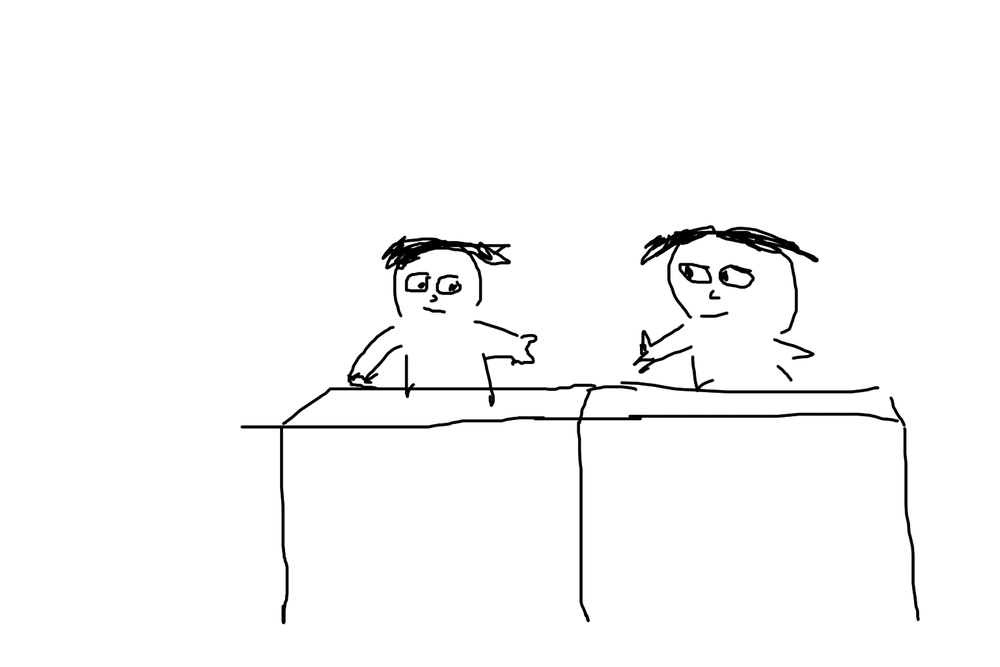
#> input picture anim2/left_and_right_silent.png, 1000 x 667 px, shrunk from 1536 x 1024 before the run; the run also reads 1 picture not shown here
$ jupyter execute --allow-errors quick_animation.ipynb
#> lines starting #> are read from the running program, lines starting #| are printed output that depends on the picture
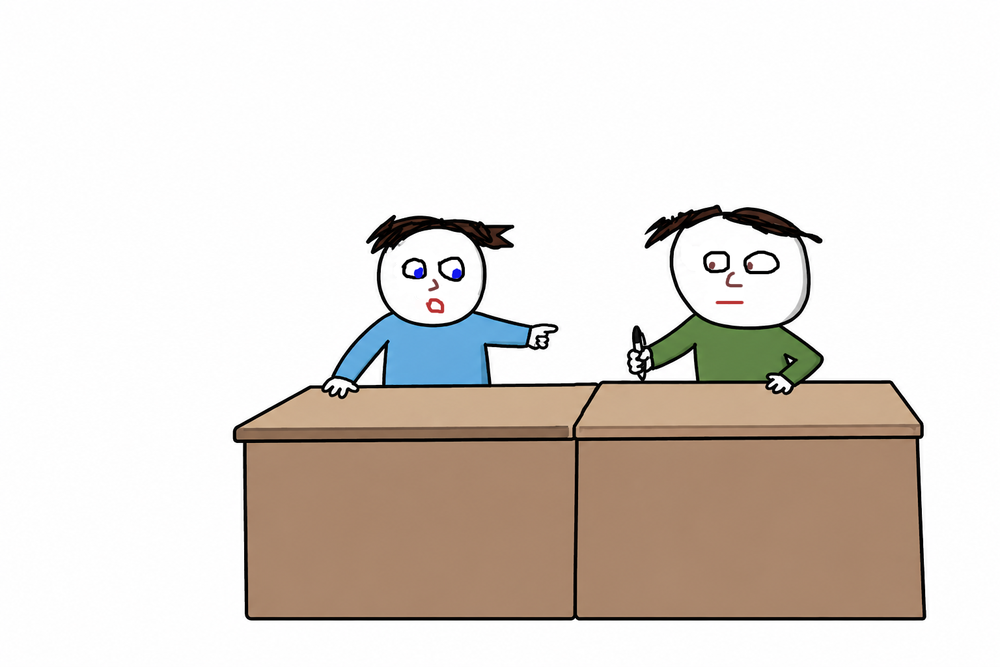
#> input picture anim2/left_speaking.png, 1000 x 667 px, shrunk from 1536 x 1024 before the run
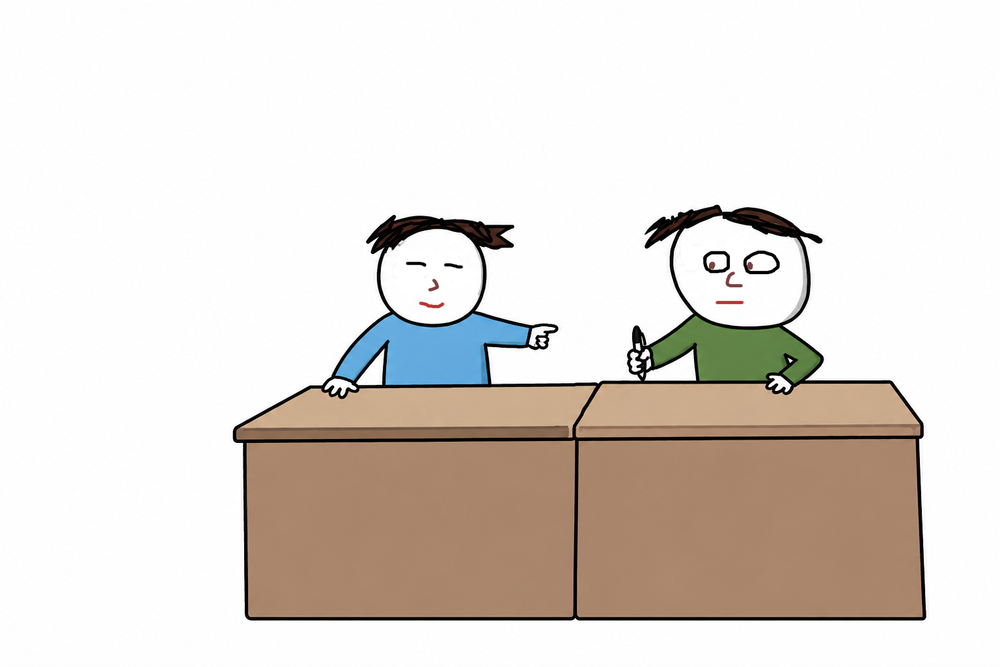
#> input picture anim2/left_blinks.png, 1000 x 667 px, shrunk from 1536 x 1024 before the run
[cell 1]
from pathlib import Path
from PIL import Image
import subprocess
import random
import shutil
import json
import re

FPS = 12
OUT_DIR = Path("frames")
OUT_DIR.mkdir(exist_ok=True)

#> (the rest of this cell did not finish here and is left out)

[cell 2]
import math
import json
from typing import Tuple


def ffprobe_duration(path: str) -> float:
    cmd = [
        "ffprobe",
        "-v",
        "error",
        "-show_entries",
        "format=duration",
        "-of",
        "default=noprint_wrappers=1:nokey=1",
        path,
    ]
    result = subprocess.run(cmd, check=True, capture_output=True, text=True)
    return float(result.stdout.strip())


# [17 lines left out: function ffprobe_size, not called in this run]


# 1) Build dramatic_horn twice in a row
subprocess.run(
    [
        "ffmpeg",
        "-y",
        "-i",
        "dramatic_horn.mp3",
        "-i",
        "dramatic_horn.mp3",
        "-filter_complex",
        "[0:a][1:a]concat=n=2:v=0:a=1[a]",
        "-map",
        "[a]",
        "-c:a",
        "aac",
        "dramatic_horn_twice.m4a",
    ],
    check=True,
)
#> (this line was passed over: subprocess is not available in this run)

# 2) Create a still segment from cold_weather.png that lasts exactly
#    for the duplicated horn audio (rounded to whole frames at FPS=12).
#> (the rest of this cell did not finish here and is left out)
